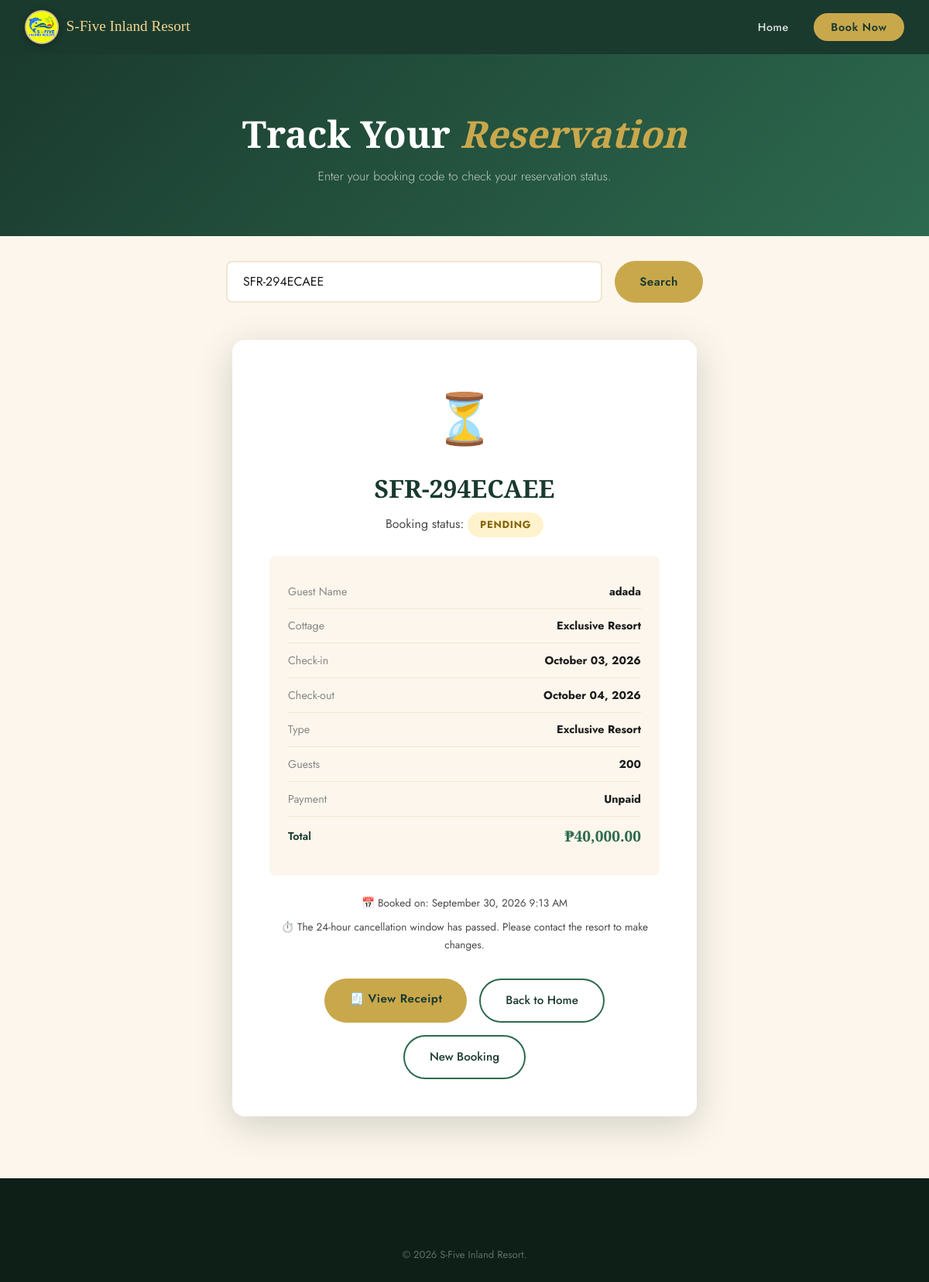
Screenshot of /check_booking.php?code=SFR-294ECAEE with the database file from the repository.
### tables this page shows
CREATE TABLE `reservations` (
  `id` int(11) NOT NULL,
  `booking_code` varchar(20) NOT NULL,
  `guest_name` varchar(100) NOT NULL,
  `guest_email` varchar(100) NOT NULL,
  `guest_phone` varchar(20) NOT NULL,
  `cottage_id` int(11) DEFAULT NULL,
  `check_in` date NOT NULL,
  `check_out` date NOT NULL,
  `booking_type` enum('Day Use','Overnight','Exclusive') NOT NULL DEFAULT 'Overnight',
  `num_guests` int(11) NOT NULL,
  `special_requests` text DEFAULT NULL,
  `total_price` decimal(10,2) NOT NULL,
  `status` enum('Pending','Confirmed','Cancelled') DEFAULT 'Pending',
  `cancelled_by` enum('Guest','Admin') DEFAULT NULL,
  `cancelled_at` timestamp NULL DEFAULT NULL,
  `payment_method` enum('GCash','Pay on Arrival') DEFAULT 'Pay on Arrival',
  `payment_status` enum('Unpaid','Pending Verification','Partially Paid','Paid') DEFAULT 'Unpaid',
  `payment_option` enum('Full','Downpayment') NOT NULL DEFAULT 'Full',
  `balance_due_date` date DEFAULT NULL,
  `event_type` enum('Party Event','Birthday Event','Marriage Event') DEFAULT NULL,
  `paymongo_link_id` varchar(100) DEFAULT NULL,
  `paymongo_checkout_url` text DEFAULT NULL,
  `created_at` timestamp NOT NULL DEFAULT current_timestamp()
);

### includes/config.php (called while the page is built, shortened)
<?php
function clean($input) {
    return htmlspecialchars(strip_tags(trim($input)));
}
?>

### check_booking.php (the view, shortened to what this page needs)
<?php
require_once 'includes/config.php';
$db = getDB();
$reservation = null;
$code = clean($_GET['code'] ?? $_POST['code'] ?? '');
if ($code) {
    $stmt = $db->prepare("
        SELECT r.*, COALESCE(c.name, 'Exclusive Resort') AS cottage_name, c.price_per_night, c.description AS cottage_desc
        FROM reservations r
        LEFT JOIN cottages c ON r.cottage_id = c.id
        WHERE r.booking_code = ?
    ");
    $stmt->execute([$code]);
    $reservation = $stmt->fetch();
}
?>
<!DOCTYPE html>
<html lang="en">
<head>
    <link rel="stylesheet" href="css/style.css">
    <link rel="stylesheet" href="css/mobile-app.css">
</head>
<body class="has-bottom-nav">
<nav class="navbar navbar-light navbar-sub" id="navbar">
    <div class="nav-container">
        <a href="index.php" class="nav-logo">
            <img src="images/sfive_logo.png" alt="S-Five Inland Resort" class="nav-logo-img">
            <span class="logo-text">S-Five Inland Resort</span>
        </a>
        <ul class="nav-links">
            <li><a href="index.php">Home</a></li>
            <li><a href="booking.php" class="btn-nav">Book Now</a></li>
        </ul>
    </div>
</nav>
<div class="booking-page">
    <div class="booking-hero">
        <h1>Track Your <em>Reservation</em></h1>
        <p>Enter your booking code to check your reservation status.</p>
    </div>
    <div class="container" style="max-width:680px;">
        <form method="GET" class="lookup-form">
            <div class="lookup-row">
                <input type="text" name="code" placeholder="e.g. SFR-AB12CD34"
                       value="<?= htmlspecialchars($code) ?>"
                       style="text-transform:uppercase;" required>
                <button type="submit" class="btn-primary">Search</button>
            </div>
        </form>
        <?php if ($reservation): ?>
        <?php
        $statusClass = strtolower($reservation['status']);
        $statusEmoji = ['pending'=>'⏳','confirmed'=>'✅','cancelled'=>'❌'][$statusClass] ?? '📋';
        $nights = (strtotime($reservation['check_out']) - strtotime($reservation['check_in'])) / 86400;
        $is_day_use = ($reservation['booking_type'] ?? 'Overnight') === 'Day Use';
$is_exclusive = in_array(strtolower(trim($reservation['booking_type'] ?? '')), ['exclusive','exclusive resort'], true);
        ?>
        <div class="success-card">
            <div class="success-icon"><?= $statusEmoji ?></div>
            <h2><?= $reservation['booking_code'] ?></h2>
            <p>Booking status: <span class="status-badge <?= $statusClass ?>"><?= $reservation['status'] ?></span></p>
            <div class="booking-summary-box">
                <div class="summary-row"><span>Guest Name</span><strong><?= htmlspecialchars($reservation['guest_name']) ?></strong></div>
                <div class="summary-row"><span>Cottage</span><strong><?= htmlspecialchars($reservation['cottage_name']) ?></strong></div>
                <?php if ($is_day_use): ?>
                <div class="summary-row"><span>Visit Date</span><strong><?= date('F d, Y', strtotime($reservation['check_in'])) ?></strong></div>
                <div class="summary-row"><span>Type</span><strong>Day Use</strong></div>
                <?php else: ?>
                <div class="summary-row"><span>Check-in</span><strong><?= date('F d, Y', strtotime($reservation['check_in'])) ?></strong></div>
                <div class="summary-row"><span>Check-out</span><strong><?= date('F d, Y', strtotime($reservation['check_out'])) ?></strong></div>
                <div class="summary-row"><span>Type</span><strong><?= $is_exclusive ? 'Exclusive Resort' : 'Overnight (' . (int)$nights . ' night(s))' ?></strong></div>
                <?php endif; ?>
                <div class="summary-row"><span>Guests</span><strong><?= $reservation['num_guests'] ?></strong></div>
                <div class="summary-row"><span>Payment</span><strong><?= $reservation['payment_status'] ?></strong></div>
                <div class="summary-row total-row"><span>Total</span><strong>₱<?= number_format($reservation['total_price'], 2) ?></strong></div>
            </div>
            <p class="note-text">📅 Booked on: <?= date('F d, Y g:i A', strtotime($reservation['created_at'])) ?></p>
            <?php
            $hoursSinceBooked = (time() - strtotime($reservation['created_at'])) / 3600;
            $canCancel = $reservation['status'] !== 'Cancelled' && $hoursSinceBooked <= 24;
            $hoursLeft = max(0, 24 - $hoursSinceBooked);
            ?>
            <?php if ($canCancel): ?>
            <p class="note-text">⏱️ Free cancellation available for <?= floor($hoursLeft) ?>h <?= floor(($hoursLeft - floor($hoursLeft)) * 60) ?>m more.</p>
            <?php elseif ($reservation['status'] !== 'Cancelled'): ?>
            <p class="note-text">⏱️ The 24-hour cancellation window has passed. Please contact the resort to make changes.</p>
            <?php endif; ?>
            <div class="success-actions">
                <a href="receipt.php?code=<?= $reservation['booking_code'] ?>" class="btn-primary" target="_blank">🧾 View Receipt</a>
                <a href="index.php" class="btn-ghost">Back to Home</a>
                <a href="booking.php" class="btn-ghost">New Booking</a>
            </div>
        </div>
        <?php endif; ?>
    </div>
</div>
<footer class="footer">
    <div class="footer-bottom"><p>&copy; <?= date('Y') ?> S-Five Inland Resort.</p></div>
</footer>
</body>
</html>

### rows the page displays
reservations: status "⏳", booking_code "SFR-294ECAEE", status "PENDING", guest_name "adada", check_in "October 03, 2026", check_out "October 04, 2026", num_guests "200", payment_status "Unpaid", total_price "40,000.00", created_at "September 30, 2026 9:13 AM"

### other values shown
$reservation['cottage_name'] "Exclusive Resort"
